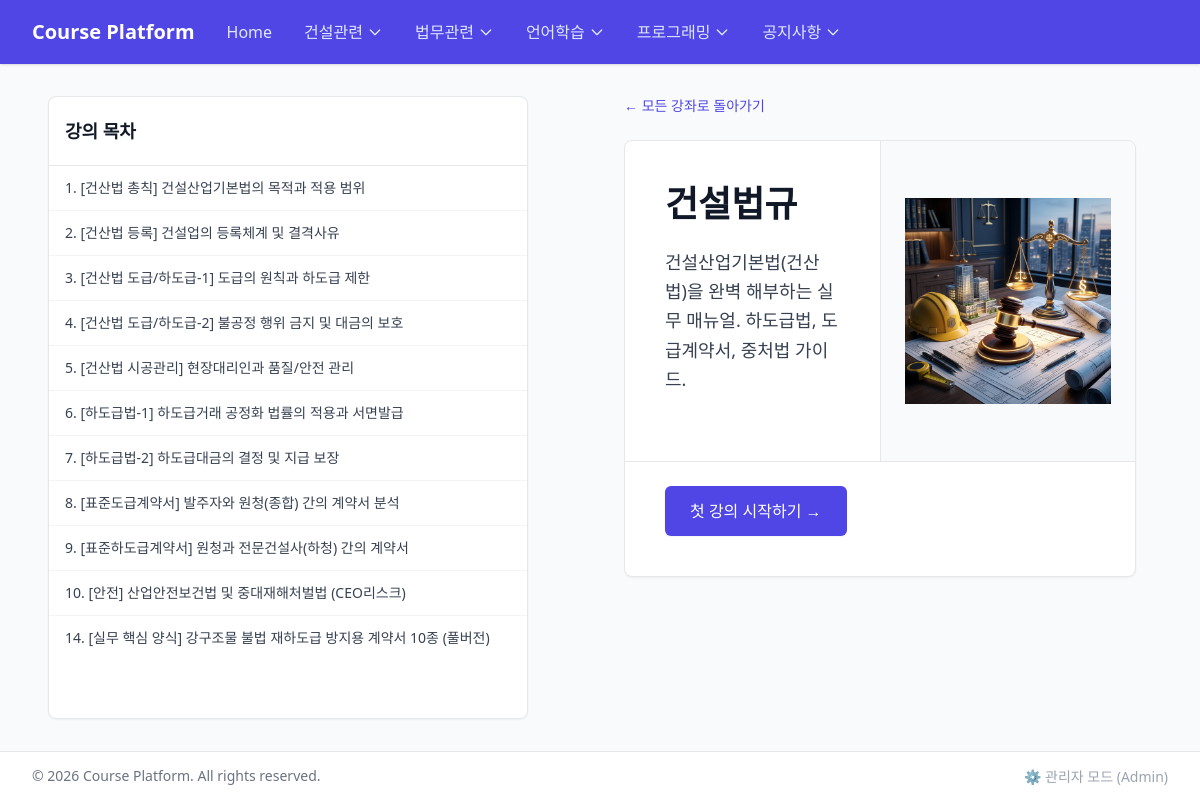
Before: /courses/5 with the older database file.
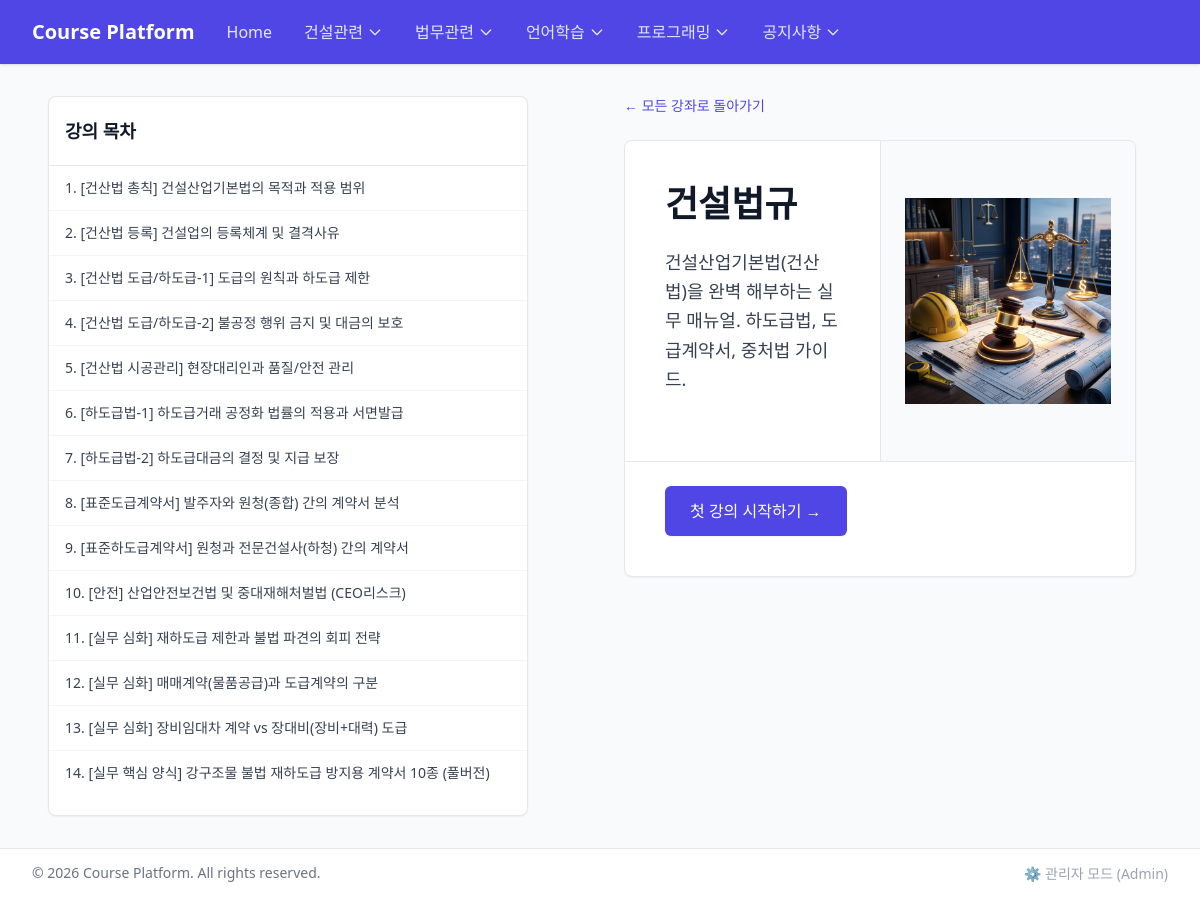
After: the same page with the newer database file.
### models/__init__.py (models this page shows)
class Category(SQLModel, table=True):
    id: Optional[int] = Field(default=None, primary_key=True)
    name: str = Field(index=True, unique=True)
    order: int = Field(default=0)
    courses: List["Course"] = Relationship(back_populates="category")

class Lesson(SQLModel, table=True):
    id: Optional[int] = Field(default=None, primary_key=True)
    title: str
    content: str
    order: int = Field(default=0)
    course_id: Optional[int] = Field(default=None, foreign_key="course.id")
    course: Optional[Course] = Relationship(back_populates="lessons")

### routers/public.py (the view)
@router.get("/courses/{course_id}")
def course_detail(request: Request, course_id: int, session: Session = Depends(get_session)):
    course = session.get(Course, course_id)
    if not course:
        raise HTTPException(status_code=404, detail="Course not found")
    categories = session.exec(select(Category).order_by(Category.order)).all()
    lessons = session.exec(select(Lesson).where(Lesson.course_id == course_id).order_by(Lesson.order)).all()
    return templates.TemplateResponse(
        request=request, name="public/course.html", context={"categories": categories, "course": course, "lessons": lessons}
    )

### templates/public/course.html (shortened to what this page needs)
{% extends "public/base.html" %}
{% block content %}
<div class="flex flex-col lg:flex-row gap-24 flex-1 min-h-0">
    <div class="w-full lg:w-[480px] shrink-0 lg:h-full">
        <div class="bg-white border border-gray-200 shadow-sm rounded-lg flex flex-col h-full">
            <div class="px-4 py-5 border-b border-gray-200 shrink-0">
                <h3 class="text-lg font-bold text-gray-900">
                    강의 목차
                </h3>
            </div>
            <ul role="list" class="divide-y divide-gray-100 overflow-y-auto flex-1 pb-5">
                {% if lessons %}
                {% for lesson in lessons %}
                <li>
                    <a href="/courses/{{ course.id }}/lessons/{{ lesson.id }}"
                        class="block px-4 py-3 text-sm text-gray-700 hover:bg-indigo-50 hover:text-indigo-700 transition-colors">
                        {{ lesson.title }}
                    </a>
                </li>
                {% endfor %}
                {% else %}
                <li class="px-4 py-5 text-sm text-gray-500">등록된 강의가 없습니다.</li>
                {% endif %}
            </ul>
        </div>
    </div>
    <div class="w-full lg:flex-1 lg:max-w-[1440px] min-w-0 lg:h-full lg:overflow-y-auto lg:pr-4 pb-8">
        <div class="mb-6">
            <a href="/"
                class="text-indigo-600 hover:text-indigo-900 transition flex items-center gap-1 font-medium text-sm">
                &larr; 모든 강좌로 돌아가기
            </a>
        </div>
        <div class="bg-white border border-gray-200 shadow-sm rounded-lg overflow-hidden mb-10">
            <div class="flex flex-col md:flex-row min-h-[320px]">
                <div
                    class="p-8 sm:p-10 flex flex-col justify-center {% if course.thumbnail_url %}md:w-1/2{% else %}w-full{% endif %}">
                    <h1 class="text-3xl font-extrabold text-gray-900 sm:text-4xl mb-6">
                        {{ course.title }}
                    </h1>
                    <div class="prose max-w-none text-gray-700 text-lg leading-relaxed mb-6">
                        {{ course.description }}
                    </div>
                </div>
                {% if course.thumbnail_url %}
                <div
                    class="w-full md:w-1/2 bg-gray-50 p-6 flex items-center justify-center border-t md:border-t-0 md:border-l border-gray-200 min-h-[250px]">
                    <img src="{{ course.thumbnail_url }}" alt="Course Thumbnail"
                        class="max-w-full max-h-full object-contain">
                </div>
                {% endif %}
            </div>
            {% if lessons %}
            <div class="px-8 sm:px-10 pb-8 sm:pb-10 border-t border-gray-200 pt-6">
                <a href="/courses/{{ course.id }}/lessons/{{ lessons[0].id }}"
                    class="inline-flex items-center px-6 py-3 border border-transparent shadow-sm text-base font-medium rounded-md text-white bg-indigo-600 hover:bg-indigo-700 focus:outline-none focus:ring-2 focus:ring-offset-2 focus:ring-indigo-500 transition-colors">
                    첫 강의 시작하기 &rarr;
                </a>
            </div>
            {% endif %}
        </div>
    </div>
</div>
{% endblock %}

### templates/public/base.html (shortened to what this page needs)
<!DOCTYPE html>
<html lang="en">
<head>
    <script src="https://cdn.tailwindcss.com"></script>
    <script src="https://cdn.tailwindcss.com?plugins=typography"></script>
</head>
<body class="bg-gray-50 min-h-screen lg:h-screen lg:overflow-hidden font-sans flex flex-col">
    <nav class="bg-indigo-600 shadow shrink-0 z-20 relative">
        <div class="max-w-7xl mx-auto px-4 sm:px-6 lg:px-8">
            <div class="flex justify-between h-16">
                <div class="flex flex-1">
                    <div class="flex-shrink-0 flex items-center">
                        <a href="/" class="text-xl font-bold text-white">Course Platform</a>
                    </div>
                    <div class="hidden sm:ml-8 sm:flex sm:space-x-8 items-center">
                        <a href="/" class="text-indigo-100 font-medium hover:text-white transition-colors">Home</a>
                        {% if categories %}
                        {% for cat in categories %}
                        <div class="relative group">
                            <button
                                class="text-indigo-100 font-medium hover:text-white transition-colors flex items-center gap-1 focus:outline-none">
                                {{ cat.name }}
                                <svg class="w-4 h-4" fill="none" stroke="currentColor" viewBox="0 0 24 24">
                                    <path stroke-linecap="round" stroke-linejoin="round" stroke-width="2"
                                        d="M19 9l-7 7-7-7"></path>
                                </svg>
                            </button>
                        </div>
                        {% endfor %}
                        {% endif %}
                    </div>
                </div>
            </div>
        </div>
    </nav>
    <main class="flex-grow w-full py-8 px-4 sm:px-6 lg:px-12 flex flex-col min-h-0">
        {% block content %}{% endblock %}
    </main>
    <footer class="bg-white border-t border-gray-200 mt-auto py-3 shrink-0 z-10 relative">
        <div
            class="max-w-7xl mx-auto px-4 sm:px-6 lg:px-8 flex flex-col md:flex-row justify-between items-center gap-4">
            <p class="text-sm text-gray-500">&copy; 2026 Course Platform. All rights reserved.</p>
            <div>
                <a href="/admin" target='_blank' class="text-sm text-gray-400 hover:text-gray-700 transition">⚙️ 관리자 모드
                    (Admin)</a>
            </div>
        </div>
    </footer>
</body>
</html>

Changed rows visible on the page:
added Lesson: title "11. [실무 심화] 재하도급 제한과 불법 파견의 회피 전략"
added Lesson: title "12. [실무 심화] 매매계약(물품공급)과 도급계약의 구분"
added Lesson: title "13. [실무 심화] 장비임대차 계약 vs 장대비(장비+대력) 도급"
